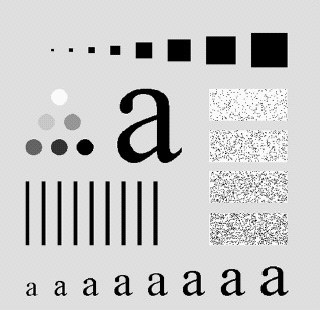
%> input picture fourier/ex1-2-5/letraa.jpg, 320 x 310 px
$ octave exercicio4.m   (GNU Octave 9; MATLAB toolbox functions it lacks are replaced by stand-ins)
%> lines starting %> are read from the running program, lines starting %| are printed output that depends on the picture; in (x1, y1, x2, y2) boxes, pixels count from 0 and x2, y2 are one past the last pixel; in counts of white or black regions, pixels touching at a corner belong together; the program's own positions count from 1
### fourier/ex1-2-5/paddedsize.m
function PQ = paddedsize(AB, CD, PARAM)
%PADDEDSIZE Computes padded sizes useful for FFT-based filtering.
%   PQ = PADDEDSIZE(AB), where AB is a two-element size vector,
%   computes the two-element size vector PQ = 2*AB.
%
%   PQ = PADDEDSIZE(AB, 'PWR2') computes the vector PQ such that
%   PQ(1) = PQ(2) = 2^nextpow2(2*m), where m is MAX(AB).
%
%   PQ = PADDEDSIZE(AB, CD), where AB and CD are two-element size
%   vectors, computes the two-element size vector PQ.  The elements
%   of PQ are the smallest even integers greater than or equal to
%   AB + CD -1.
%
%   PQ = PADDEDSIZE(AB, CD, 'PWR2') computes the vector PQ such that
%   PQ(1) = PQ(2) = 2^nextpow2(2*m), where m is MAX([AB CD]).

if nargin == 1
   PQ = 2*AB;
elseif nargin == 2 & ~ischar(CD)
   PQ = AB + CD - 1;
   PQ = 2 * ceil(PQ / 2);
elseif nargin == 2
   m = max(AB); % Maximum dimension.

   % Find power-of-2 at least twice m.
   P = 2^nextpow2(2*m);
   PQ = [P, P];
elseif nargin == 3
   m = max([AB CD]); %Maximum dimension.
   P = 2^nextpow2(2*m);
   PQ = [P, P];
else
   error('Wrong number of inputs.')
end

### fourier/ex1-2-5/dftuv.m
function [U, V] = dftuv(M, N)
%DFTUV Computes meshgrid frequency matrices.
%   [U, V] = DFTUV(M, N) computes meshgrid frequency matrices U and
%   V. U and V are useful for computing frequency-domain filter
%   functions that can be used with DFTFILT.  U and V are both M-by-N.

% Set up range of variables.
u = 0:(M-1);
v = 0:(N-1);

% Compute the indices for use in meshgrid
idx = find(u > M/2);
u(idx) = u(idx) - M;
idy = find(v > N/2);
v(idy) = v(idy) - N;

% Compute the meshgrid arrays
[V, U] = meshgrid(v, u);

### fourier/ex1-2-5/lpfilter.m
function H = lpfilter(type, M, N, D0, n)
%LPFILTER Computes frequency domain lowpass filters
%   H = LPFILTER(TYPE, M, N, D0, n) creates the transfer function of
%   a lowpass filter, H, of the specified TYPE and size (M-by-N).  To
%   view the filter as an image or mesh plot, it should be centered
%   using H = fftshift(H).
%
%   Valid values for TYPE, D0, and n are:
%
%   'ideal'    Ideal lowpass filter with cutoff frequency D0.  n need
%              not be supplied.  D0 must be positive
%
%   'btw'      Butterworth lowpass filter of order n, and cutoff D0.
%              The default value for n is 1.0.  D0 must be positive.
%
%   'gaussian' Gaussian lowpass filter with cutoff (standard deviation)
%              D0.  n need not be supplied.  D0 must be positive.

% Use function dftuv to set up the meshgrid arrays needed for
% computing the required distances.
[U, V] = dftuv(M, N);

% Compute the distances D(U, V).
D = sqrt(U.^2 + V.^2);

% Begin fiter computations.
switch type
case 'ideal'
   H = double(D <=D0);
case 'btw'
   if nargin == 4
      n = 1;
   end
   H = 1./(1 + (D./D0).^(2*n));
case 'gaussian'
   H = exp(-(D.^2)./(2*(D0^2)));
otherwise
   error('Unknown filter type.')
end

### fourier/exercicio4.m
pkg load image;

img = imread("letraa.jpg");
%> img is the input picture: size 310x320 uint8; min 0, max 255, mean 201

F = fft2(img);
F2 = fftshift(F);

% Circulo de mascara
imageSizeX = 320;
imageSizeY = 310;
[columnsInImage rowsInImage] = meshgrid(1:imageSizeX, 1:imageSizeY);

centerX = 160;
centerY = 155;
radius = 35;
circlePixels = (rowsInImage - centerY).^2 ...
    + (columnsInImage - centerX).^2 <= radius.^2;

img_final1 = bitand(F2, circlePixels);
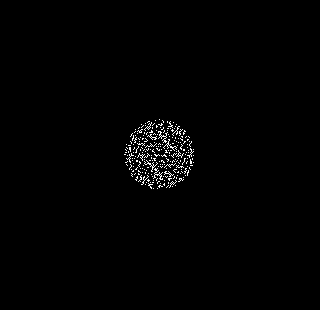
%> img_final1: size 310x320 double; values 0 (black) and 1 (white), 0.96% white in thin lines or dots, all inside (x1, y1, x2, y2) = (124, 119, 194, 189)
img_final1 = ifftshift(img_final1);
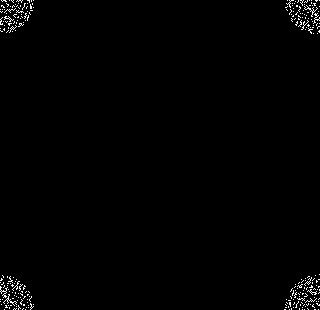
%> img_final1: size 310x320 double; values 0 (black) and 1 (white), 0.96% white in thin lines or dots
img_final1=real(ifft2(abs(img_final1)));
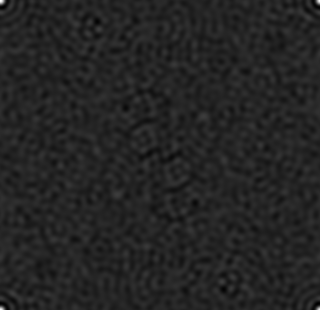
%> img_final1: size 310x320 double; min -0.00159, max 0.00956, mean -4.2e-22; drawn with min black and max white

figure();
subplot(2,2,1), imshow(img), title("Imagem original");
subplot(2,2,2), imshow(img_final1, []), title("dominio espacial. Letra B");
Fc2=fftshift(F2);
% use abs to compute the magnitude and use log to brighten display
S=log(1+abs(Fc2));
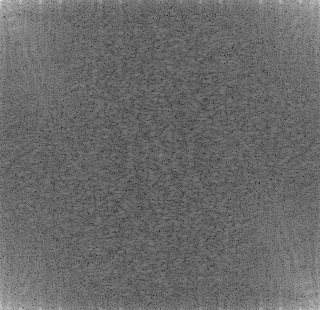
%> S: size 310x320 double; min 2.58, max 16.81, mean 8.5; drawn with min black and max white
%LETRA C
%Determine good padding for Fourier transform
PQ = paddedsize(size(img));
%> PQ = [620 640]
%Create a Gaussian Lowpass filter 5% the width of the Fourier transform
D0 = 0.05*PQ(1);
%> D0 = 31
H = lpfilter('gaussian', PQ(1), PQ(2), D0);
% Calculate the discrete Fourier transform of the image
F=fft2(double(img),size(H,1),size(H,2));
% Apply the highpass filter to the Fourier spectrum of the image
LPFS = H.*F;
% convert the result to the spacial domain.
LPF=real(ifft2(LPFS));
% Crop the image to undo padding
LPF=LPF(1:size(img,1), 1:size(img,2));
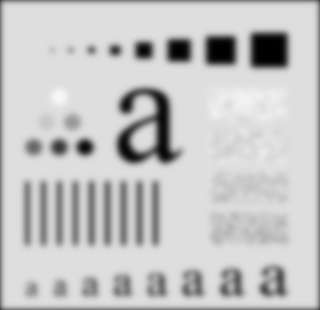
%> LPF: size 310x320 double; min 0.000129, max 248.8, mean 197.4
%Display the blurred image
subplot(2,2,3), imshow(LPF, []), title("dominio espacial. Letra C");
Fc=fftshift(F);
% use abs to compute the magnitude and use log to brighten display
S1=log(1+abs(Fc));
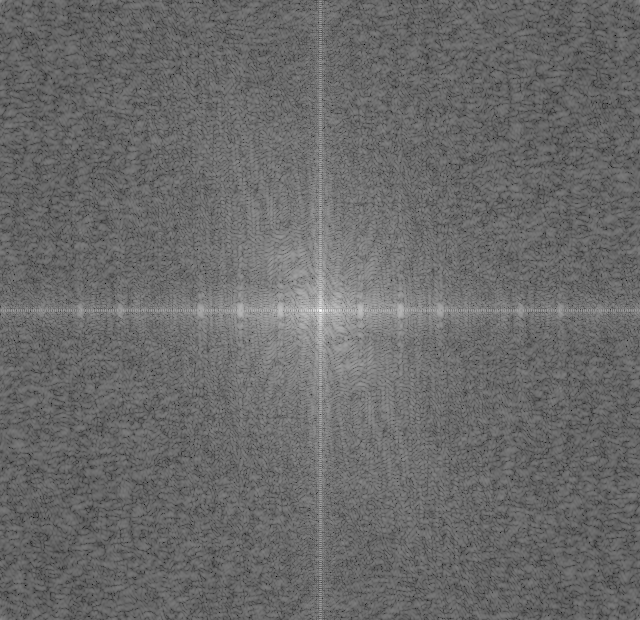
%> S1: size 620x640 double; min 2.58, max 16.81, mean 8.52; drawn with min black and max white

%LETRA D
D0 = 20*PQ(1);
%> D0 = 12400
H = lpfilter('gaussian', PQ(1), PQ(2), D0);
% Calculate the discrete Fourier transform of the image
F=fft2(double(img),size(H,1),size(H,2));
% Apply the highpass filter to the Fourier spectrum of the image
LPFS = H.*F;
% convert the result to the spacial domain.
LPF=real(ifft2(LPFS));
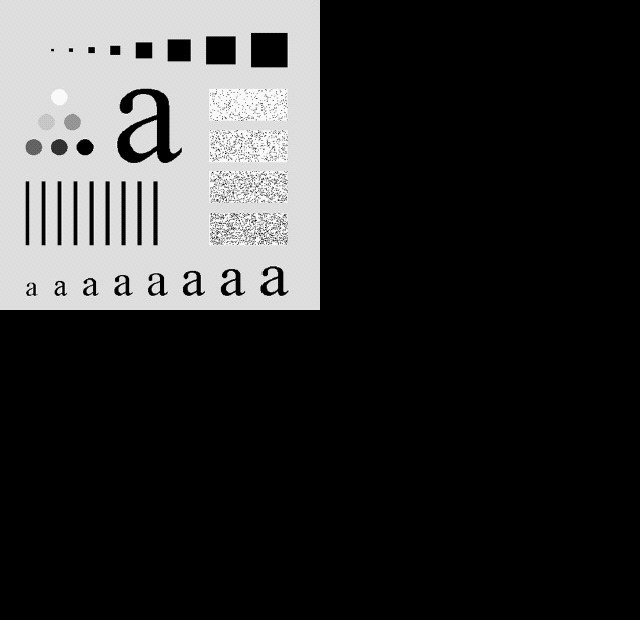
%> LPF: size 620x640 double; min -0.00482, max 255, mean 50.3; drawn with min black and max white
% Crop the image to undo padding
LPF=LPF(1:size(img,1), 1:size(img,2));
%> LPF: size 310x320 double
Fc2=fftshift(F);
% use abs to compute the magnitude and use log to brighten display
S11=log(1+abs(Fc2));
%Display the blurred image
subplot(2,2,4), imshow(LPF, []), title("Ddominio espacial. Letra D");

figure();
subplot(2,2,1), imshow(S,[]), title("Dominio da frequencia. Letra B");
subplot(2,2,2), imshow(S1,[]), title("Dominio da frequencia. Letra C");
subplot(2,2,3), imshow(S11,[]), title("Dominio da frequencia. Letra D");
